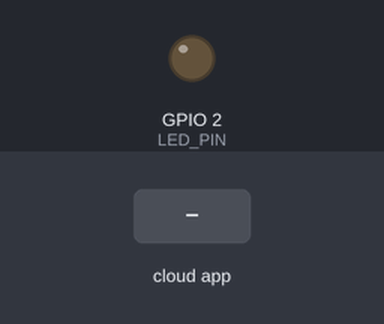
A sketch run on a simulated ESP32. Shown: output pins drawn as LEDs (lit = HIGH). Inputs (shaded band) come from the test bench. What the sketch prints to the serial monitor is not drawn.

Above: at 2.7 s.
2.8 s: the phone or cloud app sets led_feed to 1
At 3.6 s:
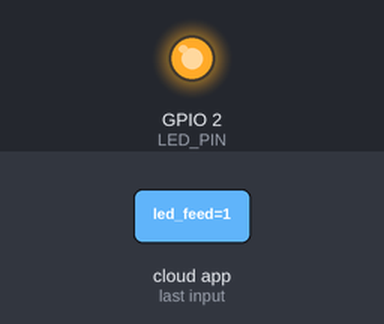
4.3 s: the phone or cloud app sets led_feed to 0
At 4.9 s:
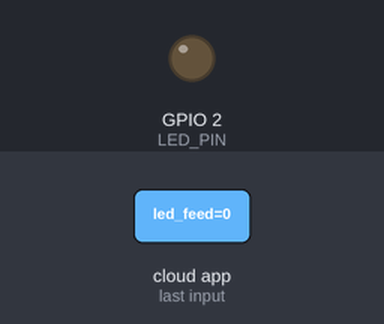
Timing chart, 0 to 7.3 s (numbered marks = the images above; inputs shaded):
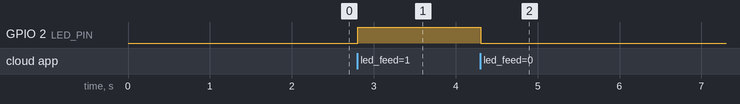

The sketch:

LED_IoT.ino
```cpp
#include <AdafruitIO_WiFi.h>  // Library to connect Adafruit IO with WiFi
#include <WiFi.h>             // ESP32 WiFi library

/******** Adafruit IO Config ***********/
#define IO_USERNAME    "your_username"  // Replace with your Adafruit IO username
#define IO_KEY         "your_aio_key"   // Replace with your Adafruit IO key

/******** WiFi Config **************/
#define WIFI_SSID       "your_wifi_ssid"    // Your WiFi SSID
#define WIFI_PASS       "your_wifi_password" // Your WiFi password

/*********** LED Pin *************/
#define LED_PIN 2  // GPIO 2 is typically used for the onboard LED on ESP32

/******** Adafruit IO Setup ************/
AdafruitIO_WiFi io(IO_USERNAME, IO_KEY, WIFI_SSID, WIFI_PASS);

// Set up the Adafruit IO feed for LED control
AdafruitIO_Feed *led_feed = io.feed("led_feed");

void setup() {
  // Start the serial connection
  Serial.begin(115200);

  // Initialize LED pin as output
  pinMode(LED_PIN, OUTPUT);

  // Connect to Adafruit IO
  Serial.print("Connecting to Adafruit IO");
  io.connect();

  // Set up a message handler for when feed data is received
  led_feed->onMessage(handleMessage);

  // Wait for a connection to Adafruit IO
  while(io.status() < AIO_CONNECTED) {
    Serial.print(".");
    delay(500);
  }

  // We're connected!
  Serial.println();
  Serial.println("Connected to Adafruit IO!");
}

void loop() {
  // io.run() is required to process Adafruit IO messages
  io.run();
}

// Function to handle received feed data
void handleMessage(AdafruitIO_Data *data) {
  // Print the received value (on/off) to the Serial Monitor
  Serial.print("Received: ");
  Serial.println(data->value());

  // Turn LED on or off based on the received value
  if (data->toInt() == 1) {
    digitalWrite(LED_PIN, HIGH);  // Turn LED on
  } else {
    digitalWrite(LED_PIN, LOW);   // Turn LED off
  }
}
```

Measured:
- after the input at 2.8 s, GPIO 2 (LED_PIN): LOW → HIGH at once
- after the input at 4.3 s, GPIO 2 (LED_PIN): HIGH → LOW at once
